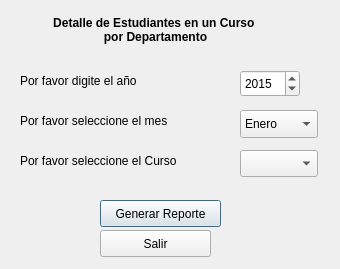
<?xml version="1.0" encoding="UTF-8"?>
<ui version="4.0">
 <class>Dialog</class>
 <widget class="QDialog" name="Dialog">
  <property name="geometry">
   <rect>
    <x>0</x>
    <y>0</y>
    <width>340</width>
    <height>269</height>
   </rect>
  </property>
  <property name="windowTitle">
   <string>Dialog</string>
  </property>
  <widget class="QLabel" name="label">
   <property name="geometry">
    <rect>
     <x>20</x>
     <y>10</y>
     <width>271</width>
     <height>41</height>
    </rect>
   </property>
   <property name="font">
    <font>
     <weight>75</weight>
     <bold>true</bold>
    </font>
   </property>
   <property name="text">
    <string>&lt;center&gt;Detalle de Estudiantes en un Curso
&lt;center&gt;por Departamento</string>
   </property>
  </widget>
  <widget class="QLabel" name="label_2">
   <property name="geometry">
    <rect>
     <x>20</x>
     <y>110</y>
     <width>181</width>
     <height>21</height>
    </rect>
   </property>
   <property name="text">
    <string>Por favor seleccione el mes</string>
   </property>
  </widget>
  <widget class="QComboBox" name="mes">
   <property name="geometry">
    <rect>
     <x>240</x>
     <y>110</y>
     <width>78</width>
     <height>28</height>
    </rect>
   </property>
   <item>
    <property name="text">
     <string>Enero</string>
    </property>
   </item>
   <item>
    <property name="text">
     <string>Febrero</string>
    </property>
   </item>
   <item>
    <property name="text">
     <string>Marzo</string>
    </property>
   </item>
   <item>
    <property name="text">
     <string>Abril</string>
    </property>
   </item>
   <item>
    <property name="text">
     <string>Mayo</string>
    </property>
   </item>
   <item>
    <property name="text">
     <string>Junio</string>
    </property>
   </item>
   <item>
    <property name="text">
     <string>Julio</string>
    </property>
   </item>
   <item>
    <property name="text">
     <string>Agosto</string>
    </property>
   </item>
   <item>
    <property name="text">
     <string>Septiembre</string>
    </property>
   </item>
   <item>
    <property name="text">
     <string>Octubre</string>
    </property>
   </item>
   <item>
    <property name="text">
     <string>Noviembre</string>
    </property>
   </item>
   <item>
    <property name="text">
     <string>Diciembre</string>
    </property>
   </item>
  </widget>
  <widget class="QPushButton" name="reporte">
   <property name="geometry">
    <rect>
     <x>100</x>
     <y>200</y>
     <width>121</width>
     <height>27</height>
    </rect>
   </property>
   <property name="text">
    <string>Generar Reporte</string>
   </property>
  </widget>
  <widget class="QPushButton" name="salir">
   <property name="geometry">
    <rect>
     <x>100</x>
     <y>230</y>
     <width>111</width>
     <height>27</height>
    </rect>
   </property>
   <property name="text">
    <string>Salir</string>
   </property>
  </widget>
  <widget class="QLabel" name="label_3">
   <property name="geometry">
    <rect>
     <x>20</x>
     <y>100</y>
     <width>66</width>
     <height>17</height>
    </rect>
   </property>
   <property name="text">
    <string/>
   </property>
  </widget>
  <widget class="QLabel" name="label_4">
   <property name="geometry">
    <rect>
     <x>20</x>
     <y>150</y>
     <width>191</width>
     <height>21</height>
    </rect>
   </property>
   <property name="text">
    <string>Por favor seleccione el Curso</string>
   </property>
  </widget>
  <widget class="QComboBox" name="cursos">
   <property name="geometry">
    <rect>
     <x>240</x>
     <y>150</y>
     <width>78</width>
     <height>27</height>
    </rect>
   </property>
  </widget>
  <widget class="QLabel" name="label_5">
   <property name="geometry">
    <rect>
     <x>20</x>
     <y>70</y>
     <width>181</width>
     <height>21</height>
    </rect>
   </property>
   <property name="text">
    <string>Por favor digite el año</string>
   </property>
  </widget>
  <widget class="QSpinBox" name="year">
   <property name="geometry">
    <rect>
     <x>240</x>
     <y>70</y>
     <width>60</width>
     <height>27</height>
    </rect>
   </property>
   <property name="maximum">
    <number>2100</number>
   </property>
   <property name="value">
    <number>2015</number>
   </property>
  </widget>
 </widget>
 <resources/>
 <connections/>
</ui>
